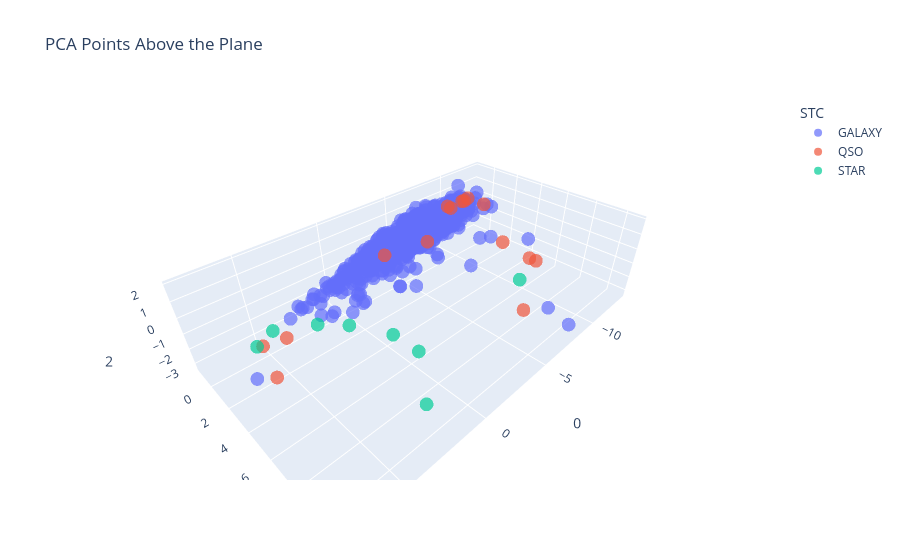
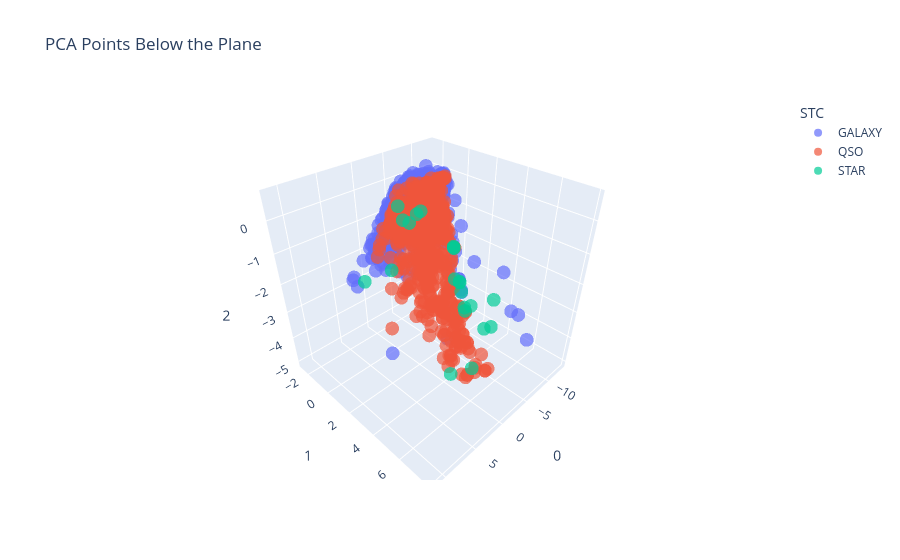

Write notebook code for charts like these, in order.
### Code cell
import plotly.express as px
import pandas as pd
import numpy as np
import plotly.graph_objects as go

# Extract PCA components
X_pts = pca_df[0].values
Y_pts = pca_df[1].values
Z_pts = pca_df[2].values

# Rotation angles
#theta_x = np.pi / 5.142  # 45 degrees
#theta_z = np.pi / 9  # 10 degrees

# Original normal vector (before rotation)
normal = np.array([0, 0, 1])  # Plane was originally Z = 0

# Step 1: Rotate normal vector about X-axis
rotation_x = np.array([
    [1, 0, 0],
    [0, np.cos(theta_x), -np.sin(theta_x)],
    [0, np.sin(theta_x), np.cos(theta_x)]
])
normal_x_rotated = np.dot(rotation_x, normal)

# Step 2: Rotate normal vector about Z-axis
rotation_z = np.array([
    [np.cos(theta_z), -np.sin(theta_z), 0],
    [np.sin(theta_z), np.cos(theta_z), 0],
    [0, 0, 1]
])
normal_rotated = np.dot(rotation_z, normal_x_rotated)

# Extract the components of the final normal vector
N_x, N_y, N_z = normal_rotated

# Define a point on the plane (origin since the plane passes through (0,0,0))
d = 1  # Plane passes through the origin in PCA space

# Compute signed distance for each point
signed_distance = N_x * X_pts + N_y * Y_pts + N_z * Z_pts - d

# Mask for above/below the plane
above_plane_mask = signed_distance > 0
below_plane_mask = ~above_plane_mask

# Create two separate DataFrames
above_plane_df = pca_df[above_plane_mask]
below_plane_df = pca_df[below_plane_mask]

# Create 3D scatter plot for points above the plane
fig_above = px.scatter_3d(
    above_plane_df, 
    x=0, 
    y=1, 
    z=2, 
    color="STC",
    opacity=0.7,
    title="PCA Points Above the Plane",
    labels={0: "PCA 1", 1: "PCA 2", 2: "PCA 3"}
)

# Create 3D scatter plot for points below the plane
fig_below = px.scatter_3d(
    below_plane_df, 
    x=0, 
    y=1, 
    z=2, 
    color="STC",
    opacity=0.7,
    title="PCA Points Below the Plane",
    labels={0: "PCA 1", 1: "PCA 2", 2: "PCA 3"}
)

# Show the two figures separately
fig_above.show()
fig_below.show()

### Figure 1 — Plotly figure (JSON) as saved in the notebook; plotly's stock layout.template omitted (floating-point values rounded to 4 significant figures; data arrays with more than 128 entries replaced by an {"elided": "..."} marker saying what was removed)
{"data": [{"hovertemplate": "STC=GALAXY<br>0=%{x}<br>1=%{y}<br>2=%{z}<extra></extra>", "legendgroup": "GALAXY", "marker": {"color": "#636efa", "opacity": 0.7, "symbol": "circle"}, "mode": "markers", "name": "GALAXY", "scene": "scene", "showlegend": true, "type": "scatter3d", "x": {"elided": "1511 float values"}, "y": {"elided": "1511 float values"}, "z": {"elided": "1511 float values"}}, {"hovertemplate": "STC=QSO<br>0=%{x}<br>1=%{y}<br>2=%{z}<extra></extra>", "legendgroup": "QSO", "marker": {"color": "#EF553B", "opacity": 0.7, "symbol": "circle"}, "mode": "markers", "name": "QSO", "scene": "scene", "showlegend": true, "type": "scatter3d", "x": [6.619, -12.63, -11.5, -5.671, -9.037, -1.953, -12.32, -9.346, -8.893, -11.75, -4.668, 6.968, -9.002, 5.519, -9.959], "y": [3.991, 0.2283, -0.8964, 1.463, 7.249, 1.817, -1.068, -0.3045, 6.875, -0.9133, 9.507, 5.611, 4.762, 3.979, -0.5636], "z": [0.7349, -0.2019, 0.02969, -0.05742, -0.3969, 0.6815, -0.0374, 0.5297, -0.309, -0.01929, -0.4756, 0.2963, -0.1012, 0.5108, 0.1254]}, {"hovertemplate": "STC=STAR<br>0=%{x}<br>1=%{y}<br>2=%{z}<extra></extra>", "legendgroup": "STAR", "marker": {"color": "#00cc96", "opacity": 0.7, "symbol": "circle"}, "mode": "markers", "name": "STAR", "scene": "scene", "showlegend": true, "type": "scatter3d", "x": [1.783, 3.513, 1.928, -7.372, 5.827, 4.144, 6.961, 3.356], "y": [6.799, 10.75, 8.666, 7.351, 3.41, 4.361, 4.298, 5.737], "z": [0.1428, 0.06327, 0.4246, -0.9084, 0.7602, 0.7005, 1.126, 0.9946]}], "layout": {"legend": {"title": {"text": "STC"}, "tracegroupgap": 0}, "scene": {"domain": {"x": [0, 1], "y": [0, 1]}, "xaxis": {"title": {"text": "0"}}, "yaxis": {"title": {"text": "1"}}, "zaxis": {"title": {"text": "2"}}}, "title": {"text": "PCA Points Above the Plane"}}}

### Figure 2 — Plotly figure (JSON) as saved in the notebook; plotly's stock layout.template omitted (floating-point values rounded to 4 significant figures; data arrays with more than 128 entries replaced by an {"elided": "..."} marker saying what was removed)
{"data": [{"hovertemplate": "STC=GALAXY<br>0=%{x}<br>1=%{y}<br>2=%{z}<extra></extra>", "legendgroup": "GALAXY", "marker": {"color": "#636efa", "opacity": 0.7, "symbol": "circle"}, "mode": "markers", "name": "GALAXY", "scene": "scene", "showlegend": true, "type": "scatter3d", "x": {"elided": "847 float values"}, "y": {"elided": "847 float values"}, "z": {"elided": "847 float values"}}, {"hovertemplate": "STC=QSO<br>0=%{x}<br>1=%{y}<br>2=%{z}<extra></extra>", "legendgroup": "QSO", "marker": {"color": "#EF553B", "opacity": 0.7, "symbol": "circle"}, "mode": "markers", "name": "QSO", "scene": "scene", "showlegend": true, "type": "scatter3d", "x": {"elided": "769 float values"}, "y": {"elided": "769 float values"}, "z": {"elided": "769 float values"}}, {"hovertemplate": "STC=STAR<br>0=%{x}<br>1=%{y}<br>2=%{z}<extra></extra>", "legendgroup": "STAR", "marker": {"color": "#00cc96", "opacity": 0.7, "symbol": "circle"}, "mode": "markers", "name": "STAR", "scene": "scene", "showlegend": true, "type": "scatter3d", "x": [5.224, -12.72, -12.52, 8.877, -13.0, -12.77, -12.54, 9.263, -13.0, 3.097, -12.99, 2.007, 0.7205, 4.106, -2.484, 2.836, -11.89, -12.02, -12.56, -0.3717, -12.75, -12.7], "y": [0.4039, 0.1635, 1.287, 7.875, -0.5704, 0.1169, 0.7989, 4.763, -0.588, 2.929, -0.5553, 7.141, 6.18, 2.996, 0.8457, 2.067, 3.256, 3.226, 0.7273, 2.101, -0.2983, 0.3448], "z": [-1.796, -3.896, -4.608, -1.847, -2.646, -3.886, -4.982, 0.09737, -2.615, 0.3403, -2.67, -1.764, -3.672, 0.5123, -0.2619, 0.6051, -4.867, -3.721, -4.85, 0.2254, -3.88, -4.264]}], "layout": {"legend": {"title": {"text": "STC"}, "tracegroupgap": 0}, "scene": {"domain": {"x": [0, 1], "y": [0, 1]}, "xaxis": {"title": {"text": "0"}}, "yaxis": {"title": {"text": "1"}}, "zaxis": {"title": {"text": "2"}}}, "title": {"text": "PCA Points Below the Plane"}}}
